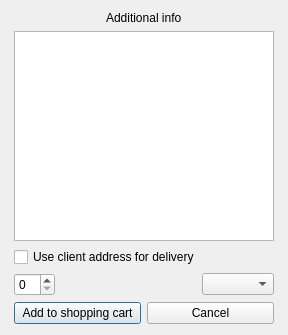
<?xml version="1.0" encoding="UTF-8"?>
<ui version="4.0">
 <class>Dialog</class>
 <widget class="QDialog" name="Dialog">
  <property name="geometry">
   <rect>
    <x>0</x>
    <y>0</y>
    <width>288</width>
    <height>335</height>
   </rect>
  </property>
  <property name="windowTitle">
   <string>Dialog</string>
  </property>
  <widget class="QWidget" name="gridLayoutWidget">
   <property name="geometry">
    <rect>
     <x>14</x>
     <y>11</y>
     <width>260</width>
     <height>313</height>
    </rect>
   </property>
   <layout class="QGridLayout" name="buy_book_layout">
    <item row="0" column="0" alignment="Qt::AlignHCenter">
     <widget class="QLabel" name="add_info_label">
      <property name="text">
       <string>Additional info</string>
      </property>
     </widget>
    </item>
    <item row="2" column="0">
     <widget class="QCheckBox" name="cli_addr_check_box">
      <property name="text">
       <string>Use client address for delivery</string>
      </property>
     </widget>
    </item>
    <item row="4" column="0">
     <layout class="QHBoxLayout" name="horizontalLayout">
      <item>
       <widget class="QPushButton" name="add_button">
        <property name="text">
         <string>Add to shopping cart</string>
        </property>
        <property name="icon">
         <iconset>
          <normaloff>../images/cart.png</normaloff>../images/cart.png</iconset>
        </property>
       </widget>
      </item>
      <item>
       <widget class="QPushButton" name="cancel_button">
        <property name="text">
         <string>Cancel</string>
        </property>
        <property name="icon">
         <iconset>
          <normaloff>../images/cross_red.png</normaloff>../images/cross_red.png</iconset>
        </property>
       </widget>
      </item>
     </layout>
    </item>
    <item row="3" column="0">
     <layout class="QHBoxLayout" name="horizontalLayout_2">
      <item alignment="Qt::AlignLeft">
       <widget class="QSpinBox" name="amount_spin_box"/>
      </item>
      <item alignment="Qt::AlignRight">
       <widget class="QComboBox" name="payment_type_check_box"/>
      </item>
     </layout>
    </item>
    <item row="1" column="0">
     <widget class="QTextEdit" name="add_info_text_edit"/>
    </item>
   </layout>
  </widget>
 </widget>
 <resources/>
 <connections/>
</ui>
